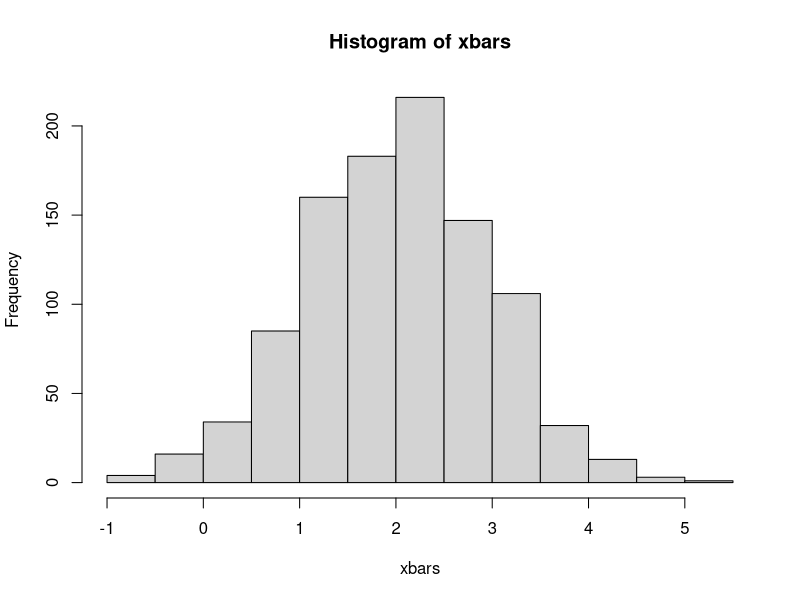
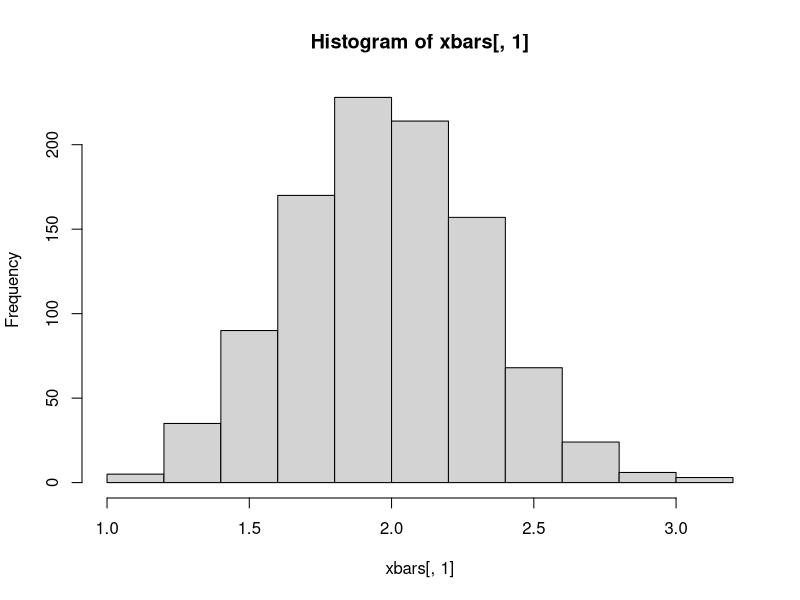
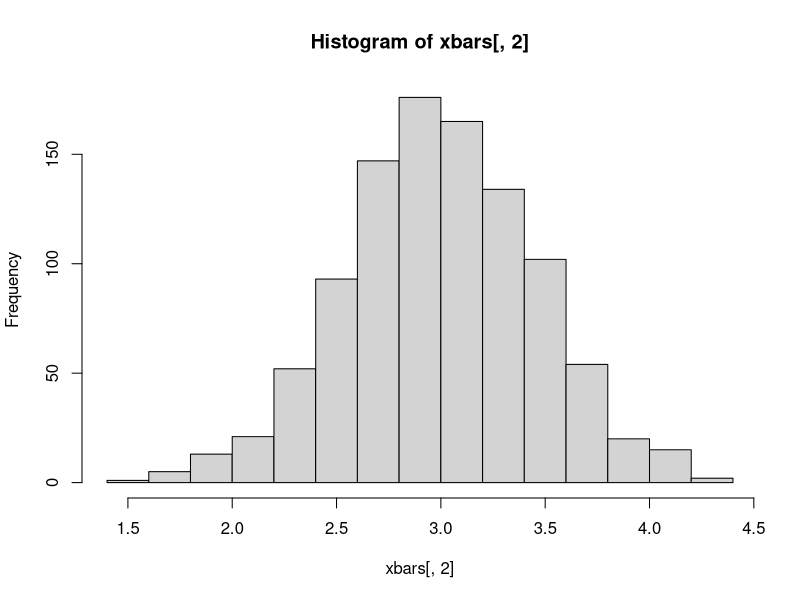
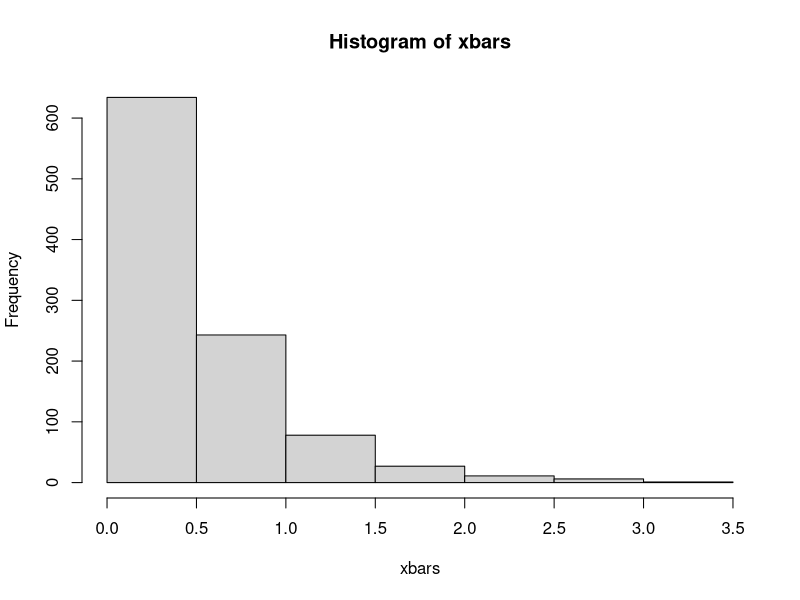
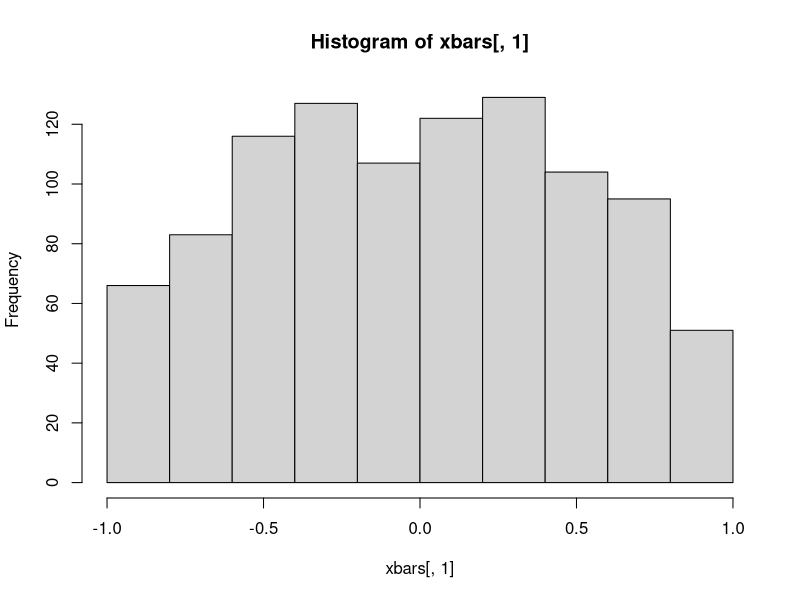
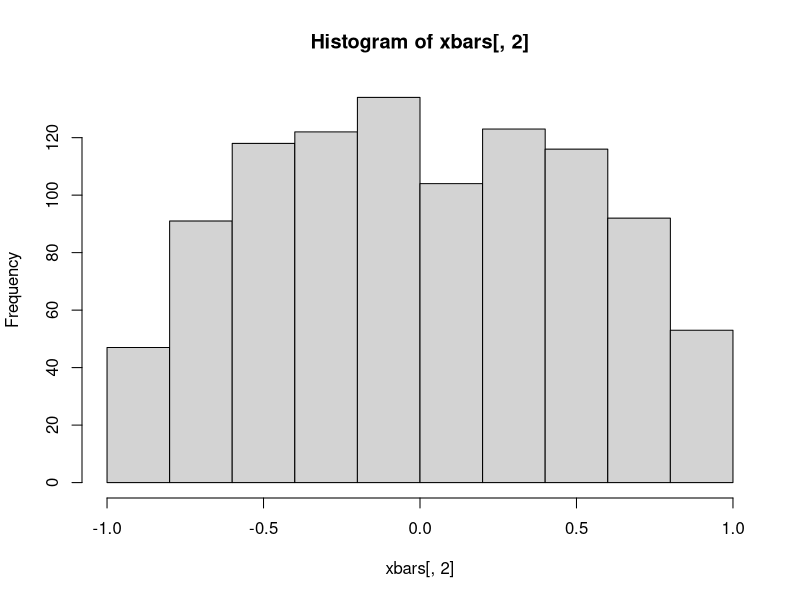

R code for these plots, in order:
## ---- chunk 1
knitr::opts_knit$set(root.dir = 'C:/Users/neide/Documents/GitHub/ma189/Data')
## ---- chunk 2
n <- 9
mu <- 2
sigma <- 3
xbars <- NULL
for(i in 1:1000) {
x <- rnorm(n, mean = mu, sd = sigma)
xbar <- mean(x) 
xbars <- c(xbars,xbar) }
mean(xbars)
sd(xbars)
hist(xbars)
## ---- chunk 3
library(MASS)
n <- 9
mu <- c(2,3)
Sigma <- matrix(c(1,0.5,0.5,2),2,2)
xbars <- NULL
for(i in 1:1000) {
X <- mvrnorm(n = n, mu, Sigma)
xbar <- colMeans(X) 
xbars <- rbind(xbars,xbar) }
colMeans(xbars)
var(xbars)
hist(xbars[,1])
hist(xbars[,2])
## ---- chunk 4
# try different choices of n: 1, 9, 25, 100
n <- 1
lambda <- 2
xbars <- NULL
for(i in 1:1000) {
x <- rexp(n, rate = lambda)
xbar <- mean(x) 
xbars <- c(xbars,xbar) }
mean(xbars)
sd(xbars)
hist(xbars)
## ---- chunk 5
runif_circle <- function(radius)
{
  bad <- TRUE
  while(bad)
  {
    x <- runif(1,min=-radius,max=radius)
    y <- runif(1,min=-radius,max=radius)
    z <- sqrt(x^2 + y^2)
    if(z <= radius) { bad <- FALSE }
  }
  return(c(x,y))
}
runifs_circle <- function(n,radius)
{
  z <- NULL
  for(i in 1:n)
  {
    z <- rbind(z,runif_circle(radius))
  }
  return(z)
}
# try different choices of n: 1, 9, 25, 100
n <- 1
xbars <- NULL
for(i in 1:1000) {
X <- runifs_circle(n,1)   
xbar <- colMeans(X) 
xbars <- rbind(xbars,xbar) }
colMeans(xbars)
var(xbars)
hist(xbars[,1])
hist(xbars[,2])
